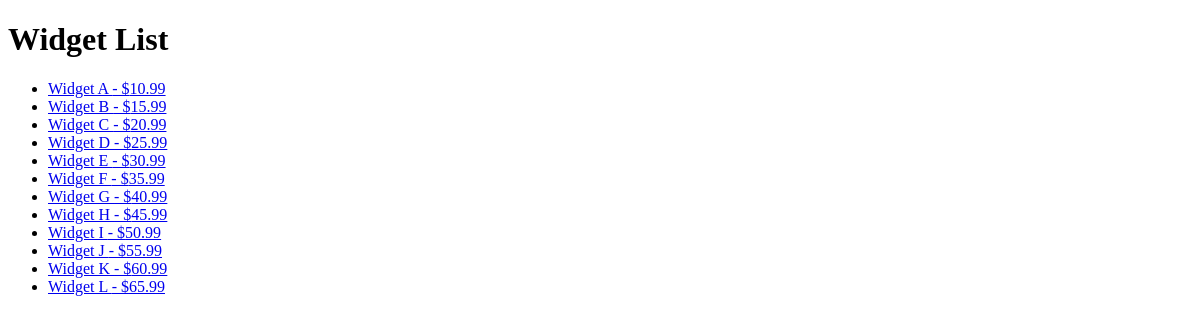
Page /widgets/ on the earlier database version.
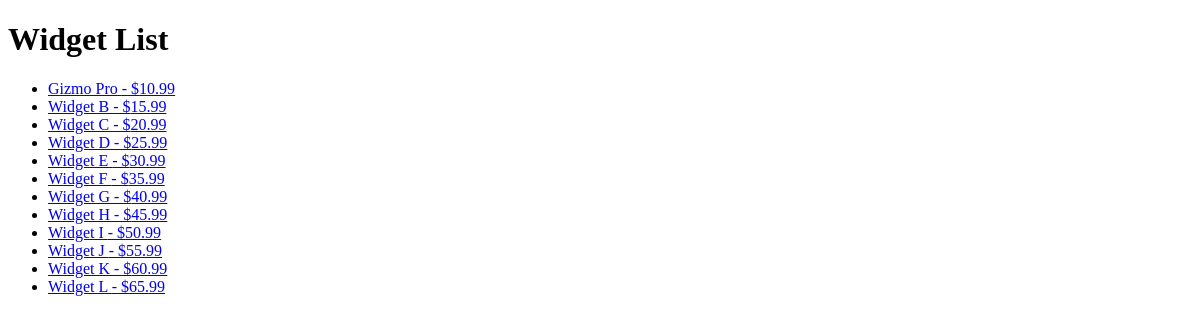
Same page on the later database version.
### widgets/models.py (models this page shows, shortened)
class Widget(models.Model):
    name = models.CharField(max_length=100)
    price = models.DecimalField(max_digits=10, decimal_places=2)
    description = models.TextField()

### widgets/views.py (the view)
# urls.py: path('widgets/', widget_list, name='widget-list'),
def widget_list(request):
    widgets = Widget.objects.all()
    return render(request, 'widgets/widget_list.html', {'widgets': widgets})

### widgets/templates/widgets/widget_list.html (shortened to what this page needs)
<!DOCTYPE html>
<html>
<head>
</head>
<body>
    <h1>Widget List</h1>
    <ul>
        {% for widget in widgets %}
        <li>
            <a href="{% url 'widget-detail' widget.pk %}">{{ widget.name }} - ${{ widget.price }}</a>
        </li>
        {% endfor %}
    </ul>
</body>
</html>

Differences in the rows shown:
changed Widget: name "Widget A" → "Gizmo Pro"
